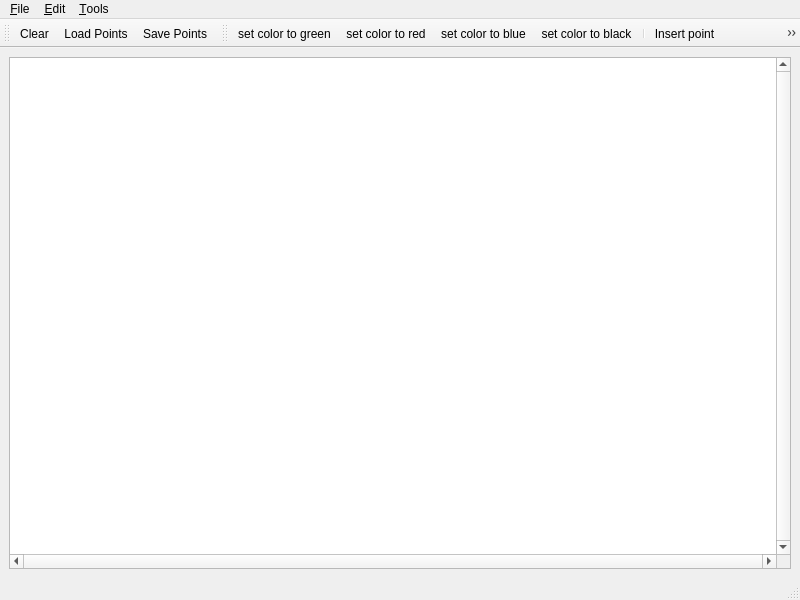
<ui version="4.0" >
 <author>GeometryFactory</author>
 <class>Delaunay_triangulation_2</class>
 <widget class="QMainWindow" name="Delaunay_triangulation_2" >
  <property name="geometry" >
   <rect>
    <x>0</x>
    <y>0</y>
    <width>800</width>
    <height>600</height>
   </rect>
  </property>
  <property name="windowTitle" >
   <string>CGAL Delaunay Triangulation</string>
  </property>
  <property name="windowIcon" >
   <iconset resource="../resources/CGAL.qrc" >
    <normaloff>:/cgal/logos/cgal_icon</normaloff>:/cgal/logos/cgal_icon</iconset>
  </property>
  <widget class="QWidget" name="centralwidget" >
   <layout class="QGridLayout" >
    <item row="0" column="0" >
     <widget class="QGraphicsView" name="graphicsView" >
      <property name="focusPolicy" >
       <enum>Qt::StrongFocus</enum>
      </property>
      <property name="verticalScrollBarPolicy" >
       <enum>Qt::ScrollBarAlwaysOn</enum>
      </property>
      <property name="horizontalScrollBarPolicy" >
       <enum>Qt::ScrollBarAlwaysOn</enum>
      </property>
      <property name="transformationAnchor" >
       <enum>QGraphicsView::NoAnchor</enum>
      </property>
     </widget>
    </item>
   </layout>
  </widget>
  <widget class="QStatusBar" name="statusbar" />
  <widget class="QToolBar" name="fileToolBar" >
   <property name="windowTitle" >
    <string>File Tools</string>
   </property>
   <attribute name="toolBarArea" >
    <enum>TopToolBarArea</enum>
   </attribute>
   <attribute name="toolBarBreak" >
    <bool>false</bool>
   </attribute>
   <addaction name="actionClear" />
   <addaction name="actionLoadPoints" />
   <addaction name="actionSavePoints" />
  </widget>
  <widget class="QToolBar" name="toolBar" >
   <property name="windowTitle" >
    <string>Visualization Tools</string>
   </property>
   <attribute name="toolBarArea" >
    <enum>TopToolBarArea</enum>
   </attribute>
   <attribute name="toolBarBreak" >
    <bool>false</bool>
   </attribute>
   <addaction name="actionSetColorGreen" />
   <addaction name="actionSetColorRed" />
   <addaction name="actionSetColorBlue" />
   <addaction name="actionSetColorBlack" />
   <addaction name="separator" />
   <addaction name="actionInsertPoint" />
   <addaction name="actionSelectPoint" />
   <addaction name="separator" />
   <addaction name="actionRecenter" />
  </widget>
  <widget class="QMenuBar" name="menubar" >
   <property name="geometry" >
    <rect>
     <x>0</x>
     <y>0</y>
     <width>800</width>
     <height>19</height>
    </rect>
   </property>
   <widget class="QMenu" name="menuFile" >
    <property name="title" >
     <string>&amp;File</string>
    </property>
    <addaction name="separator" />
    <addaction name="actionClear" />
    <addaction name="actionLoadPoints" />
    <addaction name="actionSavePoints" />
    <addaction name="separator" />
    <addaction name="actionQuit" />
   </widget>
   <widget class="QMenu" name="menuEdit" >
    <property name="title" >
     <string>&amp;Edit</string>
    </property>
    <addaction name="actionInsertRandomPoints" />
   </widget>
   <widget class="QMenu" name="menuTools" >
    <property name="title" >
     <string>&amp;Tools</string>
    </property>
    <addaction name="actionSetColorGreen" />
    <addaction name="actionSetColorRed" />
    <addaction name="actionSetColorBlue" />
    <addaction name="actionSetColorBlack" />
    <addaction name="separator" />
    <addaction name="actionInsertPoint" />
    <addaction name="actionSelectPoint" />
    <addaction name="separator" />
    <addaction name="actionRecenter" />
   </widget>
   <addaction name="menuFile" />
   <addaction name="menuEdit" />
   <addaction name="menuTools" />
  </widget>
  <action name="actionAbout" >
   <property name="text" >
    <string>&amp;About</string>
   </property>
  </action>
  <action name="actionAboutCGAL" >
   <property name="text" >
    <string>About &amp;CGAL</string>
   </property>
  </action>
  <action name="actionQuit" >
   <property name="text" >
    <string>&amp;Quit</string>
   </property>
   <property name="shortcut" >
    <string>Ctrl+Q</string>
   </property>
  </action>
  <action name="actionInsertRandomPoints" >
   <property name="text" >
    <string>&amp;Insert random points</string>
   </property>
   <property name="shortcut" >
    <string>Ctrl+I</string>
   </property>
  </action>
  <action name="actionSetColorRed" >
   <property name="checkable" >
    <bool>true</bool>
   </property>
   <property name="icon" >
    <iconset resource="Delaunay_triangulation_2.qrc" >
     <normaloff>:/cgal/Actions/icons/inputPointRed.png</normaloff>:/cgal/Actions/icons/inputPointRed.png</iconset>
   </property>
   <property name="text" >
    <string>&amp;set color to red</string>
   </property>
   <property name="toolTip" >
    <string comment="The comment" >set color to red</string>
   </property>
   <property name="statusTip" >
    <string comment="and its comment" >Nothing to say</string>
   </property>
   <property name="whatsThis" >
    <string comment="what" >whats this</string>
   </property>
  </action>
  <action name="actionSetColorGreen" >
   <property name="checkable" >
    <bool>true</bool>
   </property>
   <property name="checked" >
    <bool>false</bool>
   </property>
   <property name="icon" >
    <iconset resource="Delaunay_triangulation_2.qrc" >
     <normaloff>:/cgal/Actions/icons/inputPointGreen.png</normaloff>:/cgal/Actions/icons/inputPointGreen.png</iconset>
   </property>
   <property name="text" >
    <string>&amp;set color to green</string>
   </property>
   <property name="toolTip" >
    <string>set color to green</string>
   </property>
   <property name="statusTip" >
    <string>set color to green</string>
   </property>
  </action>
  <action name="actionClear" >
   <property name="icon" >
    <iconset resource="../icons/File.qrc" >
     <normaloff>:/cgal/fileToolbar/fileNew.png</normaloff>:/cgal/fileToolbar/fileNew.png</iconset>
   </property>
   <property name="text" >
    <string>&amp;Clear</string>
   </property>
   <property name="shortcut" >
    <string>Ctrl+C</string>
   </property>
  </action>
  <action name="actionSelectPoint" >
   <property name="checkable" >
    <bool>true</bool>
   </property>
   <property name="checked" >
    <bool>false</bool>
   </property>
   <property name="icon" >
    <iconset resource="../icons/Triangulation_2.qrc" >
     <normaloff>:/cgal/Triangulation_2/Voronoi_diagram_2.png</normaloff>:/cgal/Triangulation_2/Voronoi_diagram_2.png</iconset>
   </property>
   <property name="text" >
    <string>&amp;Select point</string>
   </property>
  </action>
  <action name="actionInsertPoint" >
   <property name="checkable" >
    <bool>true</bool>
   </property>
   <property name="icon" >
    <iconset resource="Delaunay_triangulation_2.qrc" >
     <normaloff>:/cgal/Actions/icons/triangulation.png</normaloff>:/cgal/Actions/icons/triangulation.png</iconset>
   </property>
   <property name="text" >
    <string>&amp;Insert point</string>
   </property>
  </action>
  <action name="actionLoadPoints" >
   <property name="icon" >
    <iconset resource="../icons/File.qrc" >
     <normaloff>:/cgal/fileToolbar/fileOpen.png</normaloff>:/cgal/fileToolbar/fileOpen.png</iconset>
   </property>
   <property name="text" >
    <string>&amp;Load Points...</string>
   </property>
   <property name="shortcut" >
    <string>Ctrl+L</string>
   </property>
  </action>
  <action name="actionSavePoints" >
   <property name="icon" >
    <iconset resource="../icons/File.qrc" >
     <normaloff>:/cgal/fileToolbar/fileSave.png</normaloff>:/cgal/fileToolbar/fileSave.png</iconset>
   </property>
   <property name="text" >
    <string>&amp;Save Points...</string>
   </property>
   <property name="shortcut" >
    <string>Ctrl+S</string>
   </property>
  </action>
  <action name="actionSetColorBlue" >
   <property name="checkable" >
    <bool>true</bool>
   </property>
   <property name="icon" >
    <iconset resource="Delaunay_triangulation_2.qrc" >
     <normaloff>:/cgal/Actions/icons/inputPointBlue.png</normaloff>:/cgal/Actions/icons/inputPointBlue.png</iconset>
   </property>
   <property name="text" >
    <string>&amp;set color to blue</string>
   </property>
   <property name="toolTip" >
    <string>Set color to blue</string>
   </property>
  </action>
  <action name="actionSetColorBlack" >
   <property name="checkable" >
    <bool>true</bool>
   </property>
   <property name="icon" >
    <iconset resource="Delaunay_triangulation_2.qrc" >
     <normaloff>:/cgal/Actions/icons/inputPointBlack.png</normaloff>:/cgal/Actions/icons/inputPointBlack.png</iconset>
   </property>
   <property name="text" >
    <string>&amp;set color to black</string>
   </property>
   <property name="toolTip" >
    <string>set color to black</string>
   </property>
  </action>
  <action name="actionRecenter" >
   <property name="icon" >
    <iconset resource="../icons/Input.qrc" >
     <normaloff>:/cgal/Input/zoom-best-fit</normaloff>:/cgal/Input/zoom-best-fit</iconset>
   </property>
   <property name="text" >
    <string>Re&amp;center the viewport</string>
   </property>
   <property name="shortcut" >
    <string>Ctrl+R</string>
   </property>
  </action>
 </widget>
 <resources>
  <include location="Delaunay_triangulation_2.qrc" />
  <include location="../icons/File.qrc" />
  <include location="../resources/CGAL.qrc" />
  <include location="../icons/Triangulation_2.qrc" />
  <include location="../icons/Input.qrc" />
 </resources>
 <connections/>
</ui>
